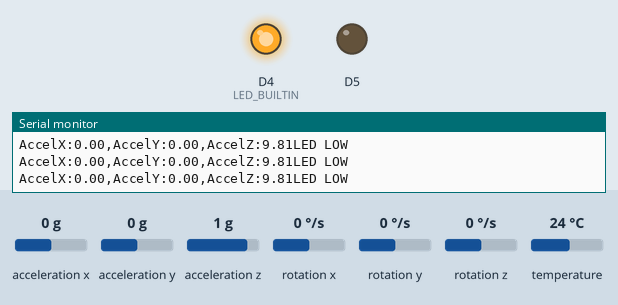
Simulated run of this sketch. Board: ESP8266 (NodeMCU). Parts: output pins drawn as LEDs (lit = HIGH, except the on-board LED, lit = LOW), the last lines printed to the serial monitor. Inputs (shaded band) come from the test bench; at power-on: acceleration x 0 g, acceleration y 0 g, acceleration z 1 g, rotation x 0 °/s, rotation y 0 °/s, rotation z 0 °/s, temperature 24 °C. WiFi joins after 1.5 s; servers stay silent unless stated.

Above: at 2.8 s.
2.9 s: acceleration x set to -0.4 g
At 4.1 s:
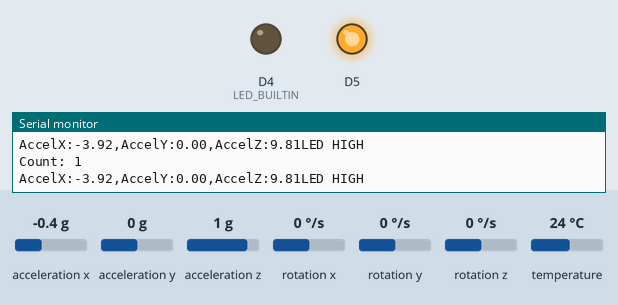
4.4 s: acceleration x set to 0 g
At 5.3 s:
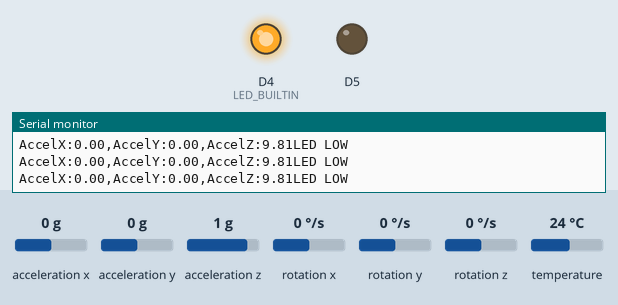
6.4 s: acceleration x set to -1.4 g
At 7.1 s:
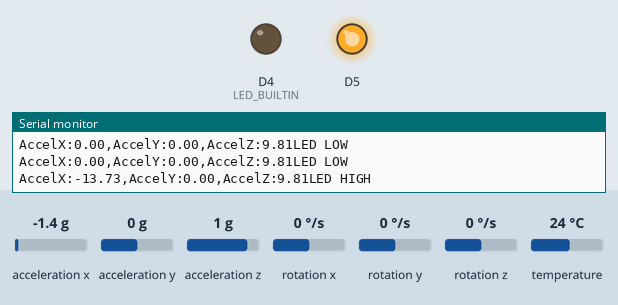
Timing chart, 0 to 9.4 s (numbered marks = the images above; inputs shaded):
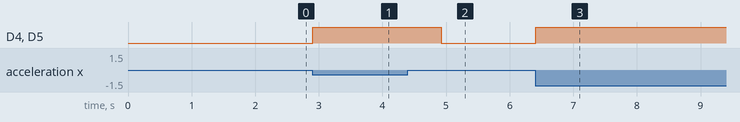

The sketch:

sleepright_thingspeak.ino
```cpp
#include <Adafruit_MPU6050.h>
#include <Adafruit_Sensor.h>
#include <Wire.h>
#include <ThingSpeak.h> // Include the ThingSpeak library
#include <ESP8266WiFi.h> // Include the ESP8266 WiFi library

Adafruit_MPU6050 mpu;
int count = 0;
char thingSpeakApiKey[] = "BWMVH1IEKWJ3SYOU"; // Replace with your ThingSpeak API key
unsigned long lastUpdateTime = 0;
const unsigned long updateInterval = 10000; // Update every 10 seconds

WiFiClient client; // Declare a WiFiClient object
const char* wifi_ssid = "Hello"; // Replace with your WiFi SSID
const char* wifi_password = "robotics4321"; // Replace with your WiFi password
const unsigned long channelID = 2337976; // Replace with your ThingSpeak channel ID

void setup(void)
{
  pinMode(LED_BUILTIN,OUTPUT);
  pinMode(D5, OUTPUT);
  Serial.begin(115200);
  while (!Serial)
    delay(10);

  Serial.println("Adafruit MPU6050 test!");

  // Try to initialize!
  if (!mpu.begin())
  {
    Serial.println("Failed to find MPU6050 chip");
    while (1)
    {
      delay(10);
    }
  }
  Serial.println("MPU6050 Found!");

  // Set up motion detection
  mpu.setHighPassFilter(MPU6050_HIGHPASS_0_63_HZ);
  mpu.setMotionDetectionThreshold(1);
  mpu.setMotionDetectionDuration(20);
  mpu.setInterruptPinLatch(true);  // Keep it latched. Will turn off when reinitialized.
  mpu.setInterruptPinPolarity(true);
  mpu.setMotionInterrupt(true);

  // Connect to WiFi
  WiFi.begin(wifi_ssid, wifi_password);
  while (WiFi.status() != WL_CONNECTED)
  {
    delay(500);
    Serial.println("Connecting to WiFi...");
  }
  Serial.println("Connected to WiFi");

  ThingSpeak.begin(client); // Initialize ThingSpeak client

  Serial.println("");
  delay(100);
}

void loop()
{
  if (mpu.getMotionInterruptStatus())
  {
    /* Get new sensor events with the readings */
    sensors_event_t a, g, temp;
    mpu.getEvent(&a, &g, &temp);

    /* Print out the values */
    Serial.print("AccelX:");
    Serial.print(a.acceleration.x);
    Serial.print(",");
    Serial.print("AccelY:");
    Serial.print(a.acceleration.y);
    Serial.print(",");
    Serial.print("AccelZ:");
    Serial.print(a.acceleration.z);

    if (a.acceleration.x < -2 || a.acceleration.y < 0 || a.acceleration.z < 0)
    {
      digitalWrite(D5, HIGH);  // Turn on the LED
      digitalWrite(LED_BUILTIN, HIGH);
      Serial.println("LED HIGH");  // Print the LED state
      count = count + 1;
      delay(1000);  // Wait for 1 second
      Serial.print("Count: ");
      Serial.println(count);
    }
    else
    {
      digitalWrite(D5, LOW);  // Turn off the LED
      digitalWrite(LED_BUILTIN, LOW);
      Serial.println("LED LOW");  // Print the LED state
    }

    // Send data to ThingSpeak every updateInterval
    if (millis() - lastUpdateTime >= updateInterval)
    {
      lastUpdateTime = millis();

      // Update ThingSpeak fields
      ThingSpeak.setField(1, a.acceleration.x);
      ThingSpeak.setField(2, a.acceleration.y);
      ThingSpeak.setField(3, a.acceleration.z);

      if (ThingSpeak.writeFields(channelID, thingSpeakApiKey))
      {
        Serial.println("Data sent to ThingSpeak");
      }
      else
      {
        Serial.println("Failed to send data to ThingSpeak");
      }
    }
  }

  delay(10);
}
```

Measured:
- the behaviour switches between -0.2 and -0.3 g on acceleration x (found by bisection; images 0 and 1)
- after the input at 2.9 s, D4 (LED_BUILTIN), D5: LOW → HIGH at once
- after the input at 4.4 s, D4 (LED_BUILTIN), D5: HIGH → LOW after 0.53 s
- after the input at 6.4 s, D4 (LED_BUILTIN), D5: LOW → HIGH at once
